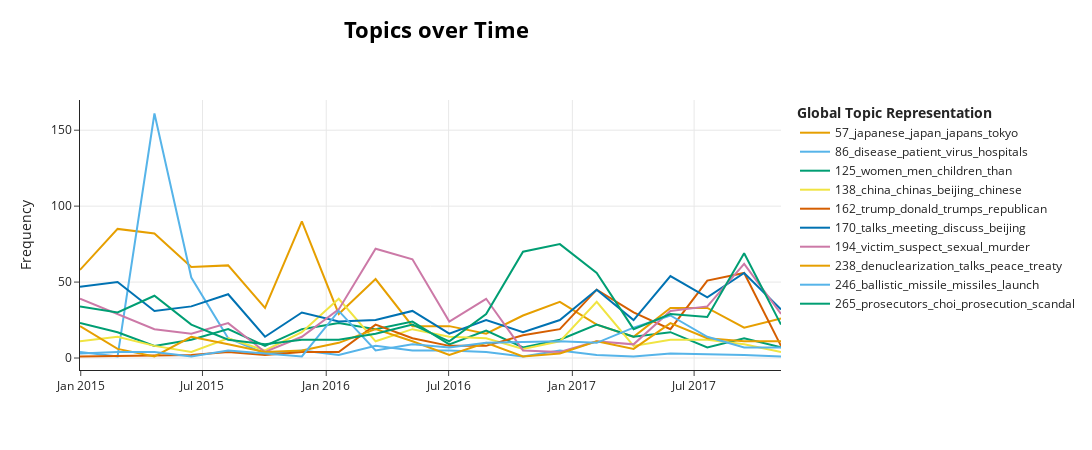

Here is the notebook cell this chart was saved with:
### Code cell
topic_time_path = "./topics_over_time_topic_top10.html"
if not os.path.exists(topic_time_path):
    fig_time = topic_model.visualize_topics_over_time(topics_over_time, top_n=10)
    fig_time.write_html(topic_time_path)
fig_time

### Figure 1 — Plotly figure (JSON) as saved in the notebook; plotly's stock layout.template omitted (floating-point values rounded to 4 significant figures)
{"data": [{"hoverinfo": "text", "hovertext": ["<b>Topic 57</b><br>Words: japanese, japan, japans, slavery, sexual", "<b>Topic 57</b><br>Words: japanese, japan, japans, slavery, sexual", "<b>Topic 57</b><br>Words: japanese, japan, japans, tokyo, sexual", "<b>Topic 57</b><br>Words: japanese, japan, japans, apology, sexual", "<b>Topic 57</b><br>Words: japanese, japan, japans, abe, tokyo", "<b>Topic 57</b><br>Words: japanese, japan, japans, comfort, tokyo", "<b>Topic 57</b><br>Words: japanese, japan, japans, slavery, tokyo", "<b>Topic 57</b><br>Words: japanese, japan, slavery, japans, sexual", "<b>Topic 57</b><br>Words: japanese, hiroshima, japans, japan, tokyo", "<b>Topic 57</b><br>Words: victims, japanese, japan, sexual, japans", "<b>Topic 57</b><br>Words: japanese, japans, japan, tokyo, sexual", "<b>Topic 57</b><br>Words: japanese, japan, hiroshima, japans, tokyo", "<b>Topic 57</b><br>Words: japan, japanese, tokyo, japans, pact", "<b>Topic 57</b><br>Words: japanese, japan, japans, tokyo, sexual", "<b>Topic 57</b><br>Words: japanese, japans, japan, women, tokyo", "<b>Topic 57</b><br>Words: japanese, japan, slavery, sexual, japans", "<b>Topic 57</b><br>Words: japanese, japan, japans, slavery, sexual", "<b>Topic 57</b><br>Words: japanese, japans, japan, slavery, tokyo", "<b>Topic 57</b><br>Words: japanese, victims, japan, sexual, japans", "<b>Topic 57</b><br>Words: victims, japan, japanese, japans, sexual"], "marker": {"color": "#E69F00"}, "mode": "lines", "name": "57_japanese_japan_japans_tokyo", "type": "scatter", "x": ["2014-12-30T21:41:45.600000", "2015-02-24T19:12:00", "2015-04-20T14:24:00", "2015-06-14T09:36:00", "2015-08-08T04:48:00", "2015-10-02T00:00:00", "2015-11-25T19:12:00", "2016-01-19T14:24:00", "2016-03-14T09:36:00", "2016-05-08T04:48:00", "2016-07-02T00:00:00", "2016-08-25T19:12:00", "2016-10-19T14:24:00", "2016-12-13T09:36:00", "2017-02-06T04:48:00", "2017-04-02T00:00:00", "2017-05-26T19:12:00", "2017-07-20T14:24:00", "2017-09-13T09:36:00", "2017-11-07T04:48:00"], "y": [58, 85, 82, 60, 61, 33, 90, 29, 52, 21, 21, 16, 28, 37, 22, 14, 33, 33, 20, 26]}, {"hoverinfo": "text", "hovertext": ["<b>Topic 86</b><br>Words: measles, disease, virus, tick, infected", "<b>Topic 86</b><br>Words: ebola, medical, wrapping, nurses, liberiayonhap", "<b>Topic 86</b><br>Words: mers, disease, patient, patients, hospitals", "<b>Topic 86</b><br>Words: mers, respiratory, hospitals, patients, patient", "<b>Topic 86</b><br>Words: patient, virus, hospitals, hospital, medical", "<b>Topic 86</b><br>Words: smoking, virus, disease, respiratory, smokers", "<b>Topic 86</b><br>Words: disease, virus, respiratory, infected, infectious", "<b>Topic 86</b><br>Words: tb, disease, patients, treatment, hospitals", "<b>Topic 86</b><br>Words: wastewater, medical, hospitals, mers, disease", "<b>Topic 86</b><br>Words: mers, gas, virus, heatstroke, odor", "<b>Topic 86</b><br>Words: heatrelated, ozone, hepatitis, gonorrhea, syphilis", "<b>Topic 86</b><br>Words: mupirocin, disease, ointment, hospitals, antibiotics", "<b>Topic 86</b><br>Words: dust, reduce, micrograms, sanghyug, expertssong", "<b>Topic 86</b><br>Words: smc, disease, respiratory, virus, hospitals", "<b>Topic 86</b><br>Words: glucose, sweatbased, kcdc, diabetes, bloodwithdrawal", "<b>Topic 86</b><br>Words: fever, scarlet, coughing, infection, streptococcal", "<b>Topic 86</b><br>Words: nosmoking, smoking, inpatients, firefighters, tobacco", "<b>Topic 86</b><br>Words: ferocity, unexplainable, zombie, measles, mers", "<b>Topic 86</b><br>Words: hospital, brain, segawa, palsy, daegu"], "marker": {"color": "#56B4E9"}, "mode": "lines", "name": "86_disease_patient_virus_hospitals", "type": "scatter", "x": ["2014-12-30T21:41:45.600000", "2015-02-24T19:12:00", "2015-04-20T14:24:00", "2015-06-14T09:36:00", "2015-08-08T04:48:00", "2015-10-02T00:00:00", "2015-11-25T19:12:00", "2016-01-19T14:24:00", "2016-03-14T09:36:00", "2016-05-08T04:48:00", "2016-07-02T00:00:00", "2016-08-25T19:12:00", "2016-10-19T14:24:00", "2016-12-13T09:36:00", "2017-02-06T04:48:00", "2017-04-02T00:00:00", "2017-05-26T19:12:00", "2017-09-13T09:36:00", "2017-11-07T04:48:00"], "y": [4, 1, 161, 53, 13, 3, 5, 2, 8, 5, 5, 4, 1, 5, 2, 1, 3, 2, 1]}, {"hoverinfo": "text", "hovertext": ["<b>Topic 125</b><br>Words: women, than, teachers, households, study", "<b>Topic 125</b><br>Words: women, disabled, elderly, sleep, diabetes", "<b>Topic 125</b><br>Words: drivers, obesity, women, elderly, overweight", "<b>Topic 125</b><br>Words: smoking, women, than, smoke, koreans", "<b>Topic 125</b><br>Words: income, cancer, men, study, colorectal", "<b>Topic 125</b><br>Words: trials, koreans, study, clinical, children", "<b>Topic 125</b><br>Words: income, depression, social, koreans, women", "<b>Topic 125</b><br>Words: women, study, households, social, koreans", "<b>Topic 125</b><br>Words: children, parents, study, koreans, less", "<b>Topic 125</b><br>Words: women, children, gender, men, parents", "<b>Topic 125</b><br>Words: discrimination, married, physicians, hours, disabled", "<b>Topic 125</b><br>Words: women, men, respondents, income, employment", "<b>Topic 125</b><br>Words: poverty, grandchildren, elderly, aged, grandparents", "<b>Topic 125</b><br>Words: respondents, women, married, study, dust", "<b>Topic 125</b><br>Words: women, ranked, social, smoking, depression", "<b>Topic 125</b><br>Words: obesity, prevalence, children, women, study", "<b>Topic 125</b><br>Words: women, workers, study, households, migrant", "<b>Topic 125</b><br>Words: women, female, doctors, gender, social", "<b>Topic 125</b><br>Words: cancer, adhd, deaths, gender, drugs", "<b>Topic 125</b><br>Words: elderly, officers, social, brackets, solitary"], "marker": {"color": "#009E73"}, "mode": "lines", "name": "125_women_men_children_than", "type": "scatter", "x": ["2014-12-30T21:41:45.600000", "2015-02-24T19:12:00", "2015-04-20T14:24:00", "2015-06-14T09:36:00", "2015-08-08T04:48:00", "2015-10-02T00:00:00", "2015-11-25T19:12:00", "2016-01-19T14:24:00", "2016-03-14T09:36:00", "2016-05-08T04:48:00", "2016-07-02T00:00:00", "2016-08-25T19:12:00", "2016-10-19T14:24:00", "2016-12-13T09:36:00", "2017-02-06T04:48:00", "2017-04-02T00:00:00", "2017-05-26T19:12:00", "2017-07-20T14:24:00", "2017-09-13T09:36:00", "2017-11-07T04:48:00"], "y": [23, 17, 8, 12, 19, 8, 19, 23, 19, 24, 9, 18, 7, 12, 22, 14, 17, 7, 13, 7]}, {"hoverinfo": "text", "hovertext": ["<b>Topic 138</b><br>Words: china, beijing, beijings, hong, kong", "<b>Topic 138</b><br>Words: chinas, china, beijing, chinese, liu", "<b>Topic 138</b><br>Words: china, chinas, beijing, chinese, sea", "<b>Topic 138</b><br>Words: cynical, longrange, rocket, warvoicing, 2010china", "<b>Topic 138</b><br>Words: china, chinas, beijing, chinese, sea", "<b>Topic 138</b><br>Words: china, chinas, beijing, chinese, uschina", "<b>Topic 138</b><br>Words: china, chinas, beijing, sanctions, beijings", "<b>Topic 138</b><br>Words: china, chinas, chinese, beijing, rocket", "<b>Topic 138</b><br>Words: china, chinas, beijing, chinese, sea", "<b>Topic 138</b><br>Words: china, chinas, beijing, chinese, strategic", "<b>Topic 138</b><br>Words: yantai, china, chinese, chinas, beijing", "<b>Topic 138</b><br>Words: china, chinas, beijing, chinese, xi", "<b>Topic 138</b><br>Words: china, beijing, chinese, chinas, tourism", "<b>Topic 138</b><br>Words: china, beijing, chinese, chinas, wang", "<b>Topic 138</b><br>Words: china, chinas, chinese, beijing, retaliatory", "<b>Topic 138</b><br>Words: china, chinas, beijing, chinese, fang", "<b>Topic 138</b><br>Words: sanctions, xi, missile, beijings, haass", "<b>Topic 138</b><br>Words: china, beijing, chinas, oil, sanctions", "<b>Topic 138</b><br>Words: china, beijing, chinas, chinese, indopacific", "<b>Topic 138</b><br>Words: chinese, journalists, beijing, china, chinas"], "marker": {"color": "#F0E442"}, "mode": "lines", "name": "138_china_chinas_beijing_chinese", "type": "scatter", "x": ["2014-12-30T21:41:45.600000", "2015-02-24T19:12:00", "2015-04-20T14:24:00", "2015-06-14T09:36:00", "2015-08-08T04:48:00", "2015-10-02T00:00:00", "2015-11-25T19:12:00", "2016-01-19T14:24:00", "2016-03-14T09:36:00", "2016-05-08T04:48:00", "2016-07-02T00:00:00", "2016-08-25T19:12:00", "2016-10-19T14:24:00", "2016-12-13T09:36:00", "2017-02-06T04:48:00", "2017-04-02T00:00:00", "2017-05-26T19:12:00", "2017-07-20T14:24:00", "2017-09-13T09:36:00", "2017-11-07T04:48:00"], "y": [11, 14, 8, 4, 13, 5, 17, 39, 11, 19, 14, 13, 6, 11, 37, 8, 12, 12, 9, 4]}, {"hoverinfo": "text", "hovertext": ["<b>Topic 162</b><br>Words: russia, usrussia, enemy, unfavorable, negativeamericans", "<b>Topic 162</b><br>Words: trump, mad, crazy, republican, warseoul", "<b>Topic 162</b><br>Words: trump, republican, upkeep, fiveparty, trumps", "<b>Topic 162</b><br>Words: turkey, turkish, turkeys, trump, unluhisarcikli", "<b>Topic 162</b><br>Words: trump, republican, donald, unfounded, dumbest", "<b>Topic 162</b><br>Words: trump, republican, trumps, donald, armament", "<b>Topic 162</b><br>Words: trump, trumps, republican, donald, american", "<b>Topic 162</b><br>Words: trump, deal, allies, trumps, deals", "<b>Topic 162</b><br>Words: trump, deal, shearer, obama, donald", "<b>Topic 162</b><br>Words: trump, clinton, deals, donald, deal", "<b>Topic 162</b><br>Words: trump, donald, trumps, clinton, presidentelect", "<b>Topic 162</b><br>Words: trump, donald, trumps, freeze, pyongyang", "<b>Topic 162</b><br>Words: trump, donald, trumps, china, washington", "<b>Topic 162</b><br>Words: trump, donald, trumps, honored, mcmaster", "<b>Topic 162</b><br>Words: trump, donald, trumps, moon, american", "<b>Topic 162</b><br>Words: trump, donald, trumps, tillerson, washington", "<b>Topic 162</b><br>Words: trump, donald, trumps, washington, totally", "<b>Topic 162</b><br>Words: trump, donald, weapons, trumps, sanctions"], "marker": {"color": "#D55E00"}, "mode": "lines", "name": "162_trump_donald_trumps_republican", "type": "scatter", "x": ["2014-12-30T21:41:45.600000", "2015-06-14T09:36:00", "2015-08-08T04:48:00", "2015-10-02T00:00:00", "2015-11-25T19:12:00", "2016-01-19T14:24:00", "2016-03-14T09:36:00", "2016-05-08T04:48:00", "2016-07-02T00:00:00", "2016-08-25T19:12:00", "2016-10-19T14:24:00", "2016-12-13T09:36:00", "2017-02-06T04:48:00", "2017-04-02T00:00:00", "2017-05-26T19:12:00", "2017-07-20T14:24:00", "2017-09-13T09:36:00", "2017-11-07T04:48:00"], "y": [1, 2, 4, 2, 4, 4, 22, 13, 8, 8, 15, 19, 45, 30, 19, 51, 56, 8]}, {"hoverinfo": "text", "hovertext": ["<b>Topic 170</b><br>Words: talks, sixparty, envoy, discuss, meeting", "<b>Topic 170</b><br>Words: talks, carter, discuss, bilateral, meeting", "<b>Topic 170</b><br>Words: talks, meeting, discuss, china, beijing", "<b>Topic 170</b><br>Words: talks, meeting, beijing, meetings, meet", "<b>Topic 170</b><br>Words: talks, meeting, cooperation, counterpart, discuss", "<b>Topic 170</b><br>Words: talks, discuss, meeting, cooperation, iran", "<b>Topic 170</b><br>Words: talks, meeting, meet, discuss, cooperation", "<b>Topic 170</b><br>Words: talks, xi, beijing, obama, discuss", "<b>Topic 170</b><br>Words: talks, beijing, meeting, discuss, cooperation", "<b>Topic 170</b><br>Words: talks, beijing, forum, meeting, china", "<b>Topic 170</b><br>Words: talks, china, meeting, beijing, chinese", "<b>Topic 170</b><br>Words: discuss, talks, foreign, japan, meeting", "<b>Topic 170</b><br>Words: meeting, talks, yun, discuss, tracktwo", "<b>Topic 170</b><br>Words: talks, meeting, foreign, discuss, diplomatic", "<b>Topic 170</b><br>Words: yun, talks, tillerson, meeting, discuss", "<b>Topic 170</b><br>Words: envoy, beijing, talks, delegation, meet", "<b>Topic 170</b><br>Words: meeting, talks, washington, discuss, cooperation", "<b>Topic 170</b><br>Words: foreign, talks, meeting, discuss, minister", "<b>Topic 170</b><br>Words: talks, meeting, discuss, bilateral, envoy", "<b>Topic 170</b><br>Words: moon, chongqing, cooperation, bilateral, jinping"], "marker": {"color": "#0072B2"}, "mode": "lines", "name": "170_talks_meeting_discuss_beijing", "type": "scatter", "x": ["2014-12-30T21:41:45.600000", "2015-02-24T19:12:00", "2015-04-20T14:24:00", "2015-06-14T09:36:00", "2015-08-08T04:48:00", "2015-10-02T00:00:00", "2015-11-25T19:12:00", "2016-01-19T14:24:00", "2016-03-14T09:36:00", "2016-05-08T04:48:00", "2016-07-02T00:00:00", "2016-08-25T19:12:00", "2016-10-19T14:24:00", "2016-12-13T09:36:00", "2017-02-06T04:48:00", "2017-04-02T00:00:00", "2017-05-26T19:12:00", "2017-07-20T14:24:00", "2017-09-13T09:36:00", "2017-11-07T04:48:00"], "y": [47, 50, 31, 34, 42, 14, 30, 24, 25, 31, 16, 25, 17, 25, 45, 25, 54, 40, 56, 32]}, {"hoverinfo": "text", "hovertext": ["<b>Topic 194</b><br>Words: victim, wife, sexual, woman, sex", "<b>Topic 194</b><br>Words: sexual, sex, rape, victim, victims", "<b>Topic 194</b><br>Words: shooting, sexual, suicide, victim, lgbt", "<b>Topic 194</b><br>Words: victim, teacher, school, sexual, teachers", "<b>Topic 194</b><br>Words: grenade, victim, handgun, cats, murder", "<b>Topic 194</b><br>Words: smoe, snu, student, sexual, schools", "<b>Topic 194</b><br>Words: shrine, father, restroom, school, jeon", "<b>Topic 194</b><br>Words: victim, suspect, abuse, father, rape", "<b>Topic 194</b><br>Words: victim, jeongyeo, kaylalimheraldcorpcom, lim, murder", "<b>Topic 194</b><br>Words: victim, jeongyeo, kaylalimheraldcorpcom, suspect, accused", "<b>Topic 194</b><br>Words: victim, death, kaylalimheraldcorpcom, husband, dead", "<b>Topic 194</b><br>Words: victim, suspect, death, kaylalimheraldcorpcom, nagasaki", "<b>Topic 194</b><br>Words: gunpowder, victim, mattner, offender, 45yearold", "<b>Topic 194</b><br>Words: monk, guorui, shrine, jeju, chon", "<b>Topic 194</b><br>Words: victim, cult, murder, 8yearold, accomplice", "<b>Topic 194</b><br>Words: gay, victim, men, sexual, gangnam", "<b>Topic 194</b><br>Words: suspect, victim, murder, paigeshin2019heraldcorpcom, paige", "<b>Topic 194</b><br>Words: suspect, victim, setia, murder, bouncer", "<b>Topic 194</b><br>Words: suspect, victim, daughter, murder, wife", "<b>Topic 194</b><br>Words: victim, suspect, sexual, offenders, victims"], "marker": {"color": "#CC79A7"}, "mode": "lines", "name": "194_victim_suspect_sexual_murder", "type": "scatter", "x": ["2014-12-30T21:41:45.600000", "2015-02-24T19:12:00", "2015-04-20T14:24:00", "2015-06-14T09:36:00", "2015-08-08T04:48:00", "2015-10-02T00:00:00", "2015-11-25T19:12:00", "2016-01-19T14:24:00", "2016-03-14T09:36:00", "2016-05-08T04:48:00", "2016-07-02T00:00:00", "2016-08-25T19:12:00", "2016-10-19T14:24:00", "2016-12-13T09:36:00", "2017-02-06T04:48:00", "2017-04-02T00:00:00", "2017-05-26T19:12:00", "2017-07-20T14:24:00", "2017-09-13T09:36:00", "2017-11-07T04:48:00"], "y": [39, 29, 19, 16, 23, 4, 14, 32, 72, 65, 24, 39, 5, 4, 11, 9, 31, 34, 62, 29]}, {"hoverinfo": "text", "hovertext": ["<b>Topic 238</b><br>Words: drills, proposal, dialogue, halt, talks", "<b>Topic 238</b><br>Words: sixparty, talks, nuclear, dialogue, negotiations", "<b>Topic 238</b><br>Words: exploratory, hwang, talks, negotiationsexploratory, 2008since", "<b>Topic 238</b><br>Words: exercises, drills, interkorean, talks, artillery", "<b>Topic 238</b><br>Words: treaty, peace, denuclearization, talks, sixparty", "<b>Topic 238</b><br>Words: talks, sixparty, negotiations, talk, saidkim", "<b>Topic 238</b><br>Words: iaea, think, peace, irans, iran", "<b>Topic 238</b><br>Words: denuclearization, treaty, sanctions, proposal, nuclear", "<b>Topic 238</b><br>Words: denuclearization, talks, nuclear, sanctions, treaty", "<b>Topic 238</b><br>Words: pyongyang, peace, sanctions, denuclearization, treaty", "<b>Topic 238</b><br>Words: wish, unification, concernstension, welllast, jongunkims", "<b>Topic 238</b><br>Words: denuclearization, treaty, pyongyang, nuclear, sanctions", "<b>Topic 238</b><br>Words: cia, toothache, saidbeijing, obliterate, maliciously", "<b>Topic 238</b><br>Words: denuclearization, freeze, interkorean, talks, nuclear", "<b>Topic 238</b><br>Words: patience, policy, denuclearization, sanctions, haass", "<b>Topic 238</b><br>Words: haley, denuclearization, sanctions, dialogue, iran", "<b>Topic 238</b><br>Words: dialogue, peace, sanctions, talks, freeze", "<b>Topic 238</b><br>Words: kuwait, sanctions, dialogue, sudan, talks", "<b>Topic 238</b><br>Words: denuclearization, dialogue, talks, sanctions, provocations", "<b>Topic 238</b><br>Words: olympics, exercises, proposal, drills, olympic"], "marker": {"color": "#E69F00"}, "mode": "lines", "name": "238_denuclearization_talks_peace_treaty", "type": "scatter", "x": ["2014-12-30T21:41:45.600000", "2015-02-24T19:12:00", "2015-04-20T14:24:00", "2015-06-14T09:36:00", "2015-08-08T04:48:00", "2015-10-02T00:00:00", "2015-11-25T19:12:00", "2016-01-19T14:24:00", "2016-03-14T09:36:00", "2016-05-08T04:48:00", "2016-07-02T00:00:00", "2016-08-25T19:12:00", "2016-10-19T14:24:00", "2016-12-13T09:36:00", "2017-02-06T04:48:00", "2017-04-02T00:00:00", "2017-05-26T19:12:00", "2017-07-20T14:24:00", "2017-09-13T09:36:00", "2017-11-07T04:48:00"], "y": [21, 6, 1, 14, 9, 4, 5, 10, 19, 11, 2, 10, 1, 3, 11, 6, 23, 13, 11, 11]}, {"hoverinfo": "text", "hovertext": ["<b>Topic 246</b><br>Words: rocket, testfiring, ultraprecision, developed, missile", "<b>Topic 246</b><br>Words: missiles, shortrange, launch, rocket, groundtoair", "<b>Topic 246</b><br>Words: ballistic, missiles, missile, missiledefense, slbm", "<b>Topic 246</b><br>Words: loudspeakers, rocketat, attackat, broadcaststhe, trajectory", "<b>Topic 246</b><br>Words: kn08, rocket, missiles, ballistic, missile", "<b>Topic 246</b><br>Words: rocket, space, kari, kslv2, engine", "<b>Topic 246</b><br>Words: rocket, missiles, missile, space, orbit", "<b>Topic 246</b><br>Words: ballistic, missile, icbm, missiles, launch", "<b>Topic 246</b><br>Words: jupiter, spacecraft, jupiters, missile, nasa", "<b>Topic 246</b><br>Words: missiles, ballistic, missile, launch, launches", "<b>Topic 246</b><br>Words: rocket, launch, missiles, missile, satellite", "<b>Topic 246</b><br>Words: missile, ballistic, launch, missiles, pukguksong2", "<b>Topic 246</b><br>Words: missiles, ballistic, missile, launch, rocket", "<b>Topic 246</b><br>Words: missile, ballistic, launch, missiles, pukguksong2", "<b>Topic 246</b><br>Words: missile, icbm, ballistic, missiles, launch", "<b>Topic 246</b><br>Words: ballistic, missile, missiles, launch, launches", "<b>Topic 246</b><br>Words: icbm, missile, launch, hwasong15, hwasong14", "<b>Topic 246</b><br>Words: hwasong15, missile, icbm, space, launch"], "marker": {"color": "#56B4E9"}, "mode": "lines", "name": "246_ballistic_missile_missiles_launch", "type": "scatter", "x": ["2014-12-30T21:41:45.600000", "2015-02-24T19:12:00", "2015-04-20T14:24:00", "2015-06-14T09:36:00", "2015-08-08T04:48:00", "2015-11-25T19:12:00", "2016-01-19T14:24:00", "2016-03-14T09:36:00", "2016-05-08T04:48:00", "2016-07-02T00:00:00", "2016-08-25T19:12:00", "2016-12-13T09:36:00", "2017-02-06T04:48:00", "2017-04-02T00:00:00", "2017-05-26T19:12:00", "2017-07-20T14:24:00", "2017-09-13T09:36:00", "2017-11-07T04:48:00"], "y": [3, 4, 4, 1, 5, 1, 31, 5, 9, 7, 10, 11, 10, 20, 28, 14, 7, 7]}, {"hoverinfo": "text", "hovertext": ["<b>Topic 265</b><br>Words: prosecutors, judge, bribes, won, choi", "<b>Topic 265</b><br>Words: sung, prosecutors, lee, prosecution, million", "<b>Topic 265</b><br>Words: sung, prosecutors, funds, money, bribery", "<b>Topic 265</b><br>Words: prosecutors, won, money, han, prosecution", "<b>Topic 265</b><br>Words: prosecutors, cho, company, heepal, pianists", "<b>Topic 265</b><br>Words: prosecutors, million, kickbacks, bribes, forfeit", "<b>Topic 265</b><br>Words: prosecutors, won, sung, bribes, million", "<b>Topic 265</b><br>Words: prosecutors, school, money, million, choi", "<b>Topic 265</b><br>Words: prosecutors, jung, gambling, court, indicted", "<b>Topic 265</b><br>Words: jin, prosecutors, prosecution, bribes, wealth", "<b>Topic 265</b><br>Words: prosecutors, woo, geunryoung, prosecution, lee", "<b>Topic 265</b><br>Words: choi, prosecutors, mir, ksports, scandal", "<b>Topic 265</b><br>Words: choi, prosecutors, scandal, prosecution, chois", "<b>Topic 265</b><br>Words: choi, samsung, counsel, prosecutors, parks", "<b>Topic 265</b><br>Words: prosecutors, choi, prosecution, scandal, bribery", "<b>Topic 265</b><br>Words: choi, court, prosecutors, scandal, courtroom", "<b>Topic 265</b><br>Words: prosecution, prosecutors, court, samsung, lee", "<b>Topic 265</b><br>Words: prosecutors, samsung, choi, bribery, prosecution", "<b>Topic 265</b><br>Words: prosecutors, prosecution, choi, bribery, lee", "<b>Topic 265</b><br>Words: prosecutors, choi, bribery, won, bribes"], "marker": {"color": "#009E73"}, "mode": "lines", "name": "265_prosecutors_choi_prosecution_scandal", "type": "scatter", "x": ["2014-12-30T21:41:45.600000", "2015-02-24T19:12:00", "2015-04-20T14:24:00", "2015-06-14T09:36:00", "2015-08-08T04:48:00", "2015-10-02T00:00:00", "2015-11-25T19:12:00", "2016-01-19T14:24:00", "2016-03-14T09:36:00", "2016-05-08T04:48:00", "2016-07-02T00:00:00", "2016-08-25T19:12:00", "2016-10-19T14:24:00", "2016-12-13T09:36:00", "2017-02-06T04:48:00", "2017-04-02T00:00:00", "2017-05-26T19:12:00", "2017-07-20T14:24:00", "2017-09-13T09:36:00", "2017-11-07T04:48:00"], "y": [34, 30, 41, 22, 12, 9, 12, 12, 16, 22, 11, 29, 70, 75, 56, 19, 29, 27, 69, 22]}], "layout": {"height": 450, "hoverlabel": {"bgcolor": "white", "font": {"family": "Rockwell", "size": 16}}, "legend": {"title": {"text": "<b>Global Topic Representation"}}, "title": {"font": {"color": "Black", "size": 22}, "text": "<b>Topics over Time", "x": 0.4, "xanchor": "center", "y": 0.95, "yanchor": "top"}, "width": 1250, "xaxis": {"showgrid": true}, "yaxis": {"showgrid": true, "title": {"text": "Frequency"}}}}
